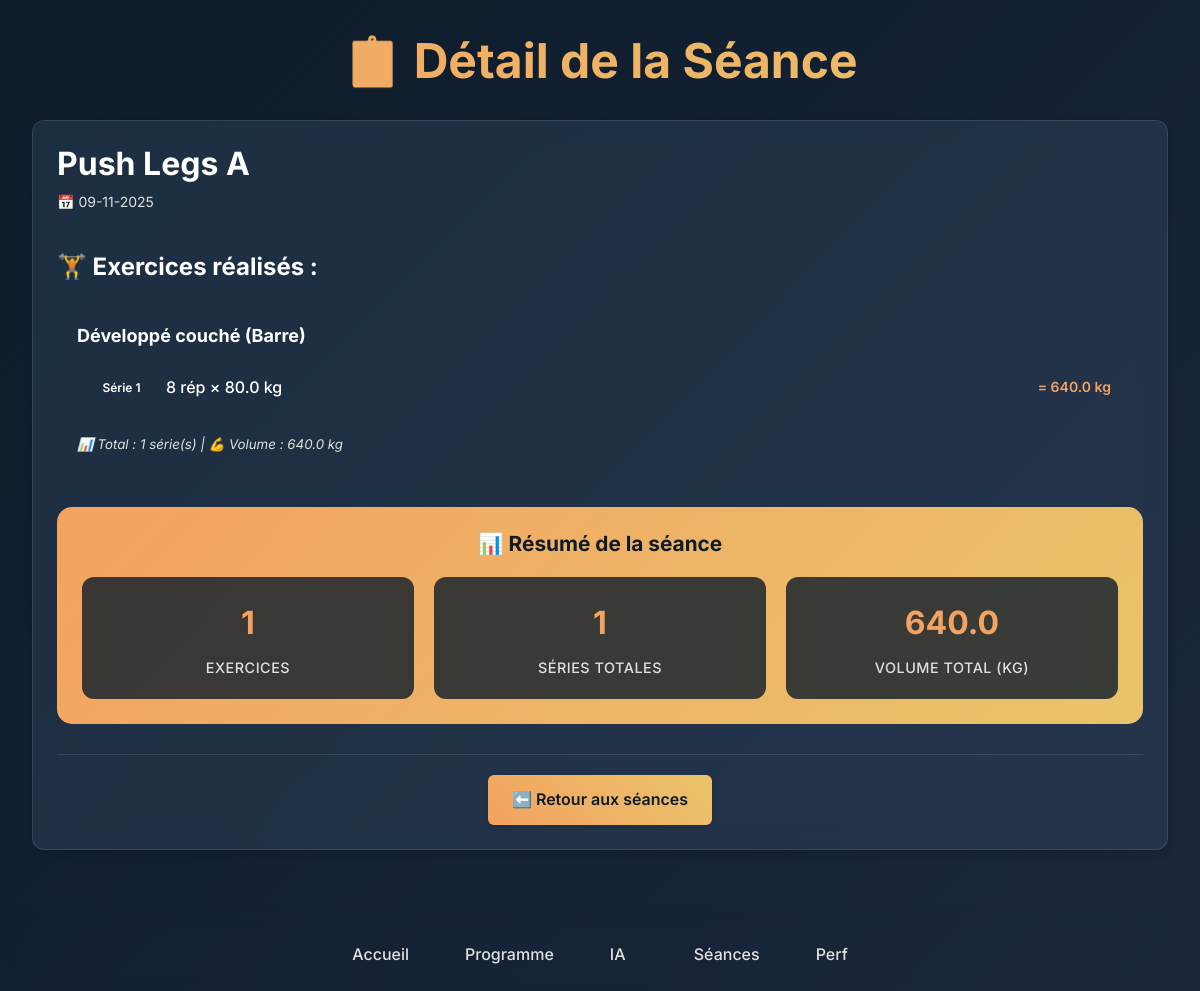
/session/5, run on the app's committed database.
### tables this page shows
CREATE TABLE sets (
                    id INTEGER PRIMARY KEY AUTOINCREMENT,
                    exercise_id INTEGER NOT NULL,
                    set_number INTEGER NOT NULL,
                    reps INTEGER NOT NULL,
                    weight REAL NOT NULL,
                    FOREIGN KEY (exercise_id) REFERENCES "exercises_old" (id) ON DELETE CASCADE
                );

CREATE TABLE exercises (
                        id INTEGER PRIMARY KEY AUTOINCREMENT,
                        session_id INTEGER NOT NULL,
                        exercise_name TEXT NOT NULL,
                        FOREIGN KEY (session_id) REFERENCES sessions (id) ON DELETE CASCADE
                    );

### app.py (the view)
@app.route('/session/<int:session_id>')
def view_session(session_id):
    session = None
    exercises = []
    session_stats = {
        'total_sets': 0,
        'total_volume': 0.0
    }
    try:
        with sqlite3.connect('database.db') as conn:
            cur = conn.cursor()
            cur.execute("SELECT * FROM sessions WHERE id = ?", (session_id,))
            session = cur.fetchone()
            if session:
                cur.execute("""
                    SELECT e.id, e.exercise_name, st.set_number, st.reps, st.weight
                    FROM exercises e
                    LEFT JOIN sets st ON e.id = st.exercise_id
                    WHERE e.session_id = ?
                    ORDER BY e.id, st.set_number
                """, (session_id,))
                raw_data = cur.fetchall() or []
                exercises_dict = {}
                for row in raw_data:
                    exercise_id, exercise_name, set_number, reps, weight = row
                    if exercise_id not in exercises_dict:
                        exercises_dict[exercise_id] = {
                            'id': exercise_id,
                            'name': exercise_name,
                            'sets': []
                        }
                    if set_number is not None:
                        exercises_dict[exercise_id]['sets'].append({
                            'number': set_number,
                            'reps': reps,
                            'weight': weight
                        })
                        session_stats['total_sets'] += 1
                        session_stats['total_volume'] += (reps * weight)
                exercises = list(exercises_dict.values())
    except sqlite3.Error as e:
        print(f"Erreur de base de données dans view_session: {e}")
        init_db()
    except Exception as e:
        print(f"Erreur inattendue dans view_session: {e}")
    return render_template('session_detail.html', session=session, exercises=exercises, session_stats=session_stats)

### app.py (called while the page is built)
def format_date(date_string):
    if not date_string:
        return ""
    try:
        for fmt in ['%Y-%m-%d %H:%M:%S', '%Y-%m-%d', '%d-%m-%Y', '%d/%m/%Y']:
            try:
                dt = datetime.strptime(str(date_string)[:19], fmt)
                return dt.strftime('%d-%m-%Y')
            except ValueError:
                continue
        if len(str(date_string)) >= 10:
            parts = str(date_string)[:10].split('-')
            if len(parts) == 3:
                return f"{parts[2]}-{parts[1]}-{parts[0]}"
        return str(date_string)[:10]
    except Exception as e:
        print(f"Erreur de formatage de date: {e}")
        return str(date_string)[:10]

### templates/session_detail.html (shortened to what this page needs)
{% extends "base.html" %}
{% block content %}
<div class="fade-in">
    <div class="session-header-main">
        <h1>📋 Détail de la Séance</h1>
    </div>
    {% if session %}
    <div class="card">
        <div class="session-header">
            <h2>{{ session[1] or 'Séance sans nom' }}</h2>
            <p class="session-date">📅 {{ session[2]|format_date }}</p>
        </div>
        {% if exercises %}
        <div class="exercises-list">
            <h3>🏋️ Exercices réalisés :</h3>
            {% for exercise in exercises %}
            <div class="exercise-detail">
                <div class="exercise-name">
                    <strong>{{ exercise.name }}</strong>
                </div>
                {% if exercise.sets %}
                <div class="sets-detail">
                    {% for set in exercise.sets %}
                    <div class="set-detail-row">
                        <span class="set-badge">Série {{ set.number }}</span>
                        <span class="set-info">{{ set.reps }} rép × {{ set.weight }} kg</span>
                        <span class="set-volume">= {{ set.reps * set.weight }} kg</span>
                    </div>
                    {% endfor %}
                </div>
                <div class="exercise-summary">
                    <small>
                        📊 Total : {{ exercise.sets|length }} série(s) |
                        💪 Volume : {{ exercise.sets|sum(attribute='reps')|default(0) * exercise.sets|sum(attribute='weight')|default(0) / exercise.sets|length if exercise.sets else 0 }} kg
                    </small>
                </div>
                {% else %}
                <p class="no-sets">Aucune série enregistrée</p>
                {% endif %}
            </div>
            {% endfor %}
              <div class="session-summary">
                <h4>📊 Résumé de la séance</h4>
                <div class="summary-grid">
                    <div class="summary-card">
                        <span class="summary-number">{{ exercises|length }}</span>
                        <span class="summary-label">Exercices</span>
                    </div>
                    <div class="summary-card">
                        <span class="summary-number">{{ session_stats.total_sets }}</span>
                        <span class="summary-label">Séries totales</span>
                    </div>
                    <div class="summary-card">
                        <span class="summary-number">{{ "%.1f"|format(session_stats.total_volume) }}</span>
                        <span class="summary-label">Volume total (kg)</span>
                    </div>
                </div>
            </div>
        </div>        {% else %}
        <p class="no-exercises">Aucun exercice enregistré dans cette séance.</p>
        {% endif %}
        <div class="session-actions">
            <a href="/track" class="btn btn-primary">
                ⬅️ Retour aux séances
            </a>
        </div>
    </div>
    {% endif %}
</div>
{% endblock %}

### static/css/style.css (style rules this page uses)
:root { --primary: #0D1B2A; --secondary: #1B263B; --accent: #F4A261; --accent-secondary: #E9C46A; --surface: #415A77; --surface-light: #778DA9; --text-primary: #FFFFFF; --text-secondary: #E0E1DD; --text-muted: #B0B0B0; --success: #2D6A4F; --warning: #F77F00; --error: #D62828; --shadow-light: 0 2px 4px rgba(0, 0, 0, 0.1); --shadow-medium: 0 4px 8px rgba(0, 0, 0, 0.15); --shadow-heavy: 0 8px 16px rgba(0, 0, 0, 0.2); --radius-small: 6px; --radius-medium: 12px; --radius-large: 16px; --spacing-xs: 0.5rem; --spacing-sm: 0.75rem; --spacing-md: 1rem; --spacing-lg: 1.5rem; --spacing-xl: 2rem; --spacing-xxl: 3rem; --transition-fast: 0.15s ease-in-out; --transition-normal: 0.25s ease-in-out; --transition-slow: 0.4s ease-in-out; }
* { margin: 0; padding: 0; box-sizing: border-box; }
html { font-size: 16px; scroll-behavior: smooth; }
body { font-family: 'Inter', 'SF Pro Display', -apple-system, BlinkMacSystemFont, 'Segoe UI', Roboto, sans-serif; background: linear-gradient(135deg, var(--primary) 0%, var(--secondary) 100%); color: var(--text-primary); line-height: 1.6; min-height: 100vh; padding-bottom: 80px; overflow-x: hidden; }
h1, h2, h3, h4, h5, h6 { font-weight: 700; line-height: 1.2; margin-bottom: var(--spacing-md); color: var(--text-primary); }
h1 { font-size: 2.5rem; background: linear-gradient(45deg, var(--accent), var(--accent-secondary)); -webkit-background-clip: text; -webkit-text-fill-color: transparent; background-clip: text; text-align: center; margin-bottom: var(--spacing-lg); }
h2 { font-size: 2rem; color: var(--accent); margin-bottom: var(--spacing-lg); }
h3 { font-size: 1.5rem; color: var(--accent-secondary); }
p { margin-bottom: var(--spacing-md); color: var(--text-secondary); font-size: 1rem; font-weight: 400; }
.card { background: rgba(65, 90, 119, 0.3); backdrop-filter: blur(10px); border: 1px solid rgba(255, 255, 255, 0.1); border-radius: var(--radius-medium); padding: var(--spacing-lg); margin-bottom: var(--spacing-lg); box-shadow: var(--shadow-medium); transition: all var(--transition-normal); }
.session-date { color: var(--text-secondary); }
.btn { display: inline-block; padding: var(--spacing-sm) var(--spacing-lg); border: none; border-radius: var(--radius-small); font-family: inherit; font-size: 1rem; font-weight: 600; text-decoration: none; text-align: center; cursor: pointer; transition: all var(--transition-fast); position: relative; overflow: hidden; min-width: 120px; }
.btn::before { content: ''; position: absolute; top: 0; left: -100%; width: 100%; height: 100%; background: linear-gradient(90deg, transparent, rgba(255, 255, 255, 0.2), transparent); transition: left var(--transition-slow); }
.btn-primary { background: linear-gradient(45deg, var(--accent), var(--accent-secondary)); color: var(--primary); box-shadow: var(--shadow-light); }
.fade-in { animation: fadeIn var(--transition-slow) ease-out; }
@media (min-width: 1024px) { h1 { font-size: 3rem; } }
@media (min-width: 601px) { body { padding-bottom: 0; } }

### data on the page
sets: name "Développé couché (Barre)", number "1", reps "8", weight "80.0", set.reps*set.weight "640.0", sets|length "1", sets|sum "640.0"

### other printed values
{{ session[1] or 'Séance sans nom' }} "Push Legs A"
{{ session[2]|format_date }} "09-11-2025"
{{ exercises|length }} "1"
{{ session_stats.total_sets }} "1"
{{ "%.1f"|format(session_stats.total_volume) }} "640.0"
